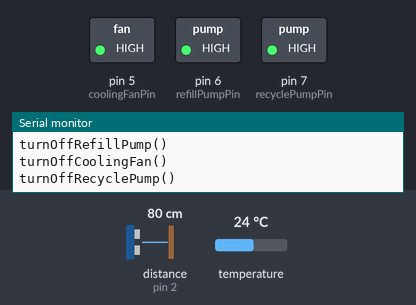
This sketch was run on a simulated Arduino Uno, built with avr-gcc and run on an emulated ATmega328P. Shown: switched loads named in the sketch (green lamp = pin HIGH), the last lines printed to the serial monitor. Inputs (shaded band) come from the test bench; at power-on: distance to the obstacle (sensor on pin 2) 80 cm, temperature 24 °C. The echo pulse lasts 58.3 µs per cm; pins used as bus, display or sensor lines are not drawn.

Above: at 0.3 s.
At 78.4 s:
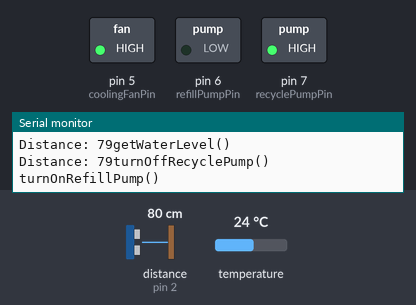
Timing chart, 0 to 79.9 s (numbered marks = the images above):
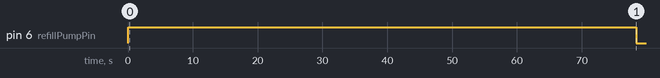

Measured:
- by itself, pin 6 (refillPumpPin): HIGH → LOW at 78.4 s

The sketch:

antiAlgaeSystemUno.ino
```cpp
/* CONNECTIONS
   A0 - PO OF PH SENSOR
   A1 - T0 of PH SENSOR - TEMP SENSOR
   D1 - SCL of distance sensor (GREEN)
   D2 - SDA of distance sensor (BLUE)
   D3 -
   D7 - RECYCLE PUMP CONTROL PIN - WHITE
   D6 - REFILL PUMP CONTROL PIN - GREY
   D5 - COOLING FAN PUMP CONTROL PIN - PURPLE
*/

//******************* DATA TRANSFER
#include<SoftwareSerial.h>
SoftwareSerial Nodemcu(10, 11);//10 to D2 and 11 to D1

float waterLevel, waterTemp, pHLevel;

unsigned long lastRecycleTime;
unsigned long recycleTime = 120000;
unsigned long recycleDelay = 150000;
unsigned long coolingTime = 10000;
float waterLowerLimit = 32;//32
float waterUpperLimit = 37;//37
float tempUpperLimit = 30.0;

//******************* RELAYS
int recyclePumpPin = 7;
int refillPumpPin = 6;
int coolingFanPin = 5;

//******************* SENSORS
int pHSensorPin = A0;
int echoPin = 2; //BLUE
int trigPin = 3; //GREEN

//******************* DISTANCE SENSOR
#include<stdlib.h>
#include <Wire.h>

//******************* TEMP SENSOR
#include <OneWire.h>
#include <DallasTemperature.h>
int ONE_WIRE_BUS = 8;

// Setup a oneWire instance to communicate with any OneWire devices
OneWire oneWire(ONE_WIRE_BUS);

// Pass our oneWire reference to Dallas Temperature sensor
DallasTemperature sensors(&oneWire);

//SCL - D1
//SDA - D2
//3V - Vcc

float tankHeight = 37;

long duration;
int distance;


void setup()
{
  Serial.begin(115200);
  Wire.begin();
  pinMode(recyclePumpPin, OUTPUT);
  pinMode(refillPumpPin, OUTPUT);
  pinMode(coolingFanPin, OUTPUT);
  pinMode(pHSensorPin, INPUT);
  pinMode(trigPin, OUTPUT);
  pinMode(echoPin, INPUT);
  turnOffRefillPump();
  turnOffCoolingFan();
  turnOffRecyclePump();
  Nodemcu.begin(115200);
  sensors.begin();
  delay(1000);
  lastRecycleTime = millis();
  Serial.println("Setup complete...");
}

void loop()
{
  getData();
  transferData();
  getWaterLevel();
  waterUpperLimit = tankHeight;
  while (waterLevel < waterLowerLimit) //3.7
  {
    getWaterLevel();
    turnOffRecyclePump();
    turnOnRefillPump();
    delay(100);
  }

  turnOffRefillPump();

  if (millis() - lastRecycleTime >  recycleTime) //need to check if any units are wrong
  {
    turnOnRecyclePump();
    delay(recycleDelay);
    turnOffRecyclePump();
    lastRecycleTime = millis();
  }
  if (waterTemp > tempUpperLimit)
  {
    turnOnCoolingFan();
    delay(coolingTime);
    turnOffCoolingFan();
  }
  else
  {
    turnOffCoolingFan();
    delay(1000);
  }

}

void getData()
{
  Serial.println("getData");
  getWaterTemp();
  getWaterLevel();
  getpHLevel();
  Serial.print("waterTemp");  Serial.println(waterTemp);
  Serial.print("waterLevel"); Serial.println(waterLevel);
  Serial.print("pHLevel"); Serial.println(pHLevel);

}

void transferData()
{
  //Serial.println("Data transfer started.....");
  Nodemcu.print(waterTemp); Nodemcu.print("A");
  Nodemcu.print(waterLevel); Nodemcu.print("B");
  Nodemcu.print(pHLevel); Nodemcu.print("C");
  Nodemcu.print("\n");
  delay(500);
  Serial.print("waterTemp "); Serial.println(waterTemp);
  Serial.print("waterLevel "); Serial.println(waterLevel);
  Serial.print("pHLevel "); Serial.println(pHLevel);
}


void turnOnRecyclePump()
{
  Serial.println("turnOnRecyclePump()");
  digitalWrite(recyclePumpPin, LOW);
  delay(100);
}

void turnOffRecyclePump()
{
  Serial.println("turnOffRecyclePump()");
  digitalWrite(recyclePumpPin, HIGH);
  delay(100);
}


void turnOffRefillPump()
{
  Serial.println("turnOffRefillPump()");
  digitalWrite(refillPumpPin, HIGH);
  delay(100);
}

void turnOnRefillPump()
{
  Serial.println("turnOnRefillPump()");
  digitalWrite(refillPumpPin, LOW);
  delay(100);
}

void turnOffCoolingFan()
{
  Serial.println("turnOffCoolingFan()");
  digitalWrite(coolingFanPin, HIGH);
  delay(100);
}

void turnOnCoolingFan()
{
  Serial.println("turnOnCoolingFan()");
  digitalWrite(coolingFanPin, LOW);
  delay(100);
}

void getWaterTemp()
{
  Serial.println("getWaterTemp()");
  for (int i = 0; i < 100; i++)
  { // Call sensors.requestTemperatures() to issue a global temperature and Requests to all devices on the bus
    sensors.requestTemperatures();
    waterTemp = sensors.getTempCByIndex(0); // Why "byIndex"? You can have more than one IC on the same bus. 0 refers to the first IC on the wire
  }
}

void getWaterLevel()
{
  Serial.println("getWaterLevel()");
  digitalWrite(trigPin, LOW);
  delayMicroseconds(2);
  digitalWrite(trigPin, HIGH);
  delayMicroseconds(10);
  digitalWrite(trigPin, LOW);
  duration = pulseIn(echoPin, HIGH);
  distance = duration * 0.034 / 2;
  Serial.print("Distance: ");
  Serial.print(distance);
  waterLevel = tankHeight - distance; // to get centimeter values

}


void getpHLevel()
{
  Serial.println("getpHLevel()");
  int pHSensorValue = analogRead(pHSensorPin);
  float Voltage = pHSensorValue * (5.0 / 1023.0);
  pHLevel = Voltage * 14.0 / 5.0;
}
```
